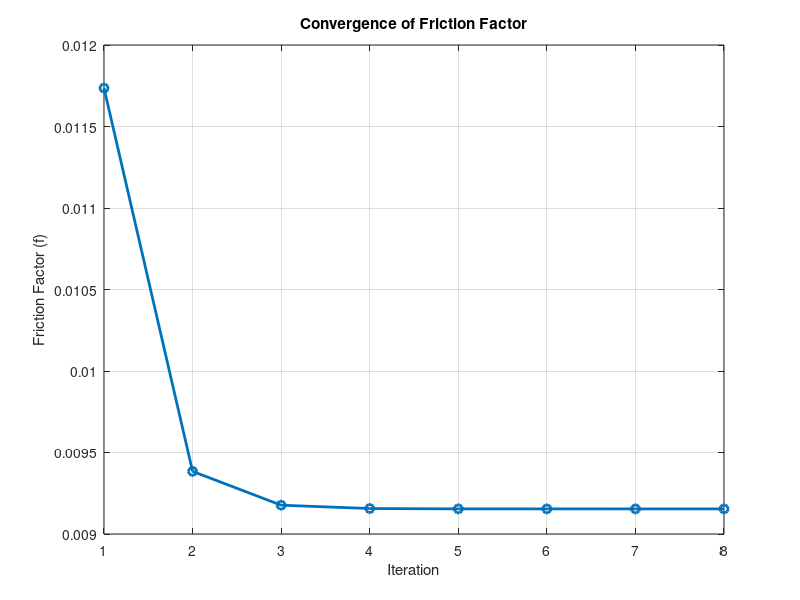

Write the MATLAB code that produced this figure.
% Pipe transport test
diameter = 1;
dP = 10e5; 
elevation = 10;
dist = 20000;

rho = 1000;
mu = 1000e-6;
g = 9.81;
dPelev = elevation * g * rho;
dPtot = dP + dPelev; % Corrected: dP is already in Pa, no need for 10^5
Vinit = 1;
Re = rho * diameter * Vinit / mu;

% Initial guess
V = 1; % Initial velocity (m/s)
tol = 1e-6; % Convergence tolerance (m/s)
maxIter = 100; % Maximum iterations

f_values = zeros(1, maxIter);
iter = 1:maxIter;

for i = 1:maxIter
    V_old = V;
    Re = rho * diameter * V / mu;
    
    if Re < 2300
        f = 64 / Re;
        disp("regime 1")
    elseif Re < 1e5
        f = 0.316 * Re^(-0.25);
        disp("regime 2")
    else
        f = 0.186 * Re^(-0.2);
        disp("regime 3")
    end
    
    f_values(i) = f;
    
    V = sqrt(2 * diameter * dPtot / (f * dist * rho));
    
    if abs(V - V_old) < tol
        f_values = f_values(1:i); 
        iter = 1:i;
        break;
    end
end

if i == maxIter
    warning('Maximum iterations reached. Solution may not have converged.');
end

Qmax = (0.5 * diameter)^2 * pi * V * 60 * 60;

figure;
plot(iter, f_values, '-o', 'LineWidth', 2, 'MarkerSize', 6);
xlabel('Iteration');
ylabel('Friction Factor (f)');
title('Convergence of Friction Factor');
grid on;